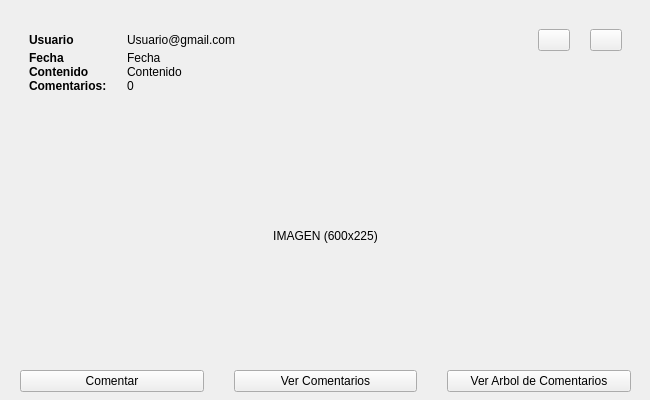
<?xml version="1.0" encoding="UTF-8"?>
<ui version="4.0">
 <class>WidgetPost</class>
 <widget class="QWidget" name="WidgetPost">
  <property name="geometry">
   <rect>
    <x>0</x>
    <y>0</y>
    <width>650</width>
    <height>400</height>
   </rect>
  </property>
  <property name="sizePolicy">
   <sizepolicy hsizetype="Maximum" vsizetype="Maximum">
    <horstretch>0</horstretch>
    <verstretch>0</verstretch>
   </sizepolicy>
  </property>
  <property name="minimumSize">
   <size>
    <width>650</width>
    <height>400</height>
   </size>
  </property>
  <property name="maximumSize">
   <size>
    <width>650</width>
    <height>400</height>
   </size>
  </property>
  <property name="windowTitle">
   <string>Form</string>
  </property>
  <widget class="QWidget" name="verticalLayoutWidget">
   <property name="geometry">
    <rect>
     <x>0</x>
     <y>0</y>
     <width>651</width>
     <height>412</height>
    </rect>
   </property>
   <layout class="QVBoxLayout" name="verticalLayout">
    <property name="spacing">
     <number>15</number>
    </property>
    <property name="leftMargin">
     <number>20</number>
    </property>
    <property name="topMargin">
     <number>20</number>
    </property>
    <property name="rightMargin">
     <number>20</number>
    </property>
    <property name="bottomMargin">
     <number>20</number>
    </property>
    <item>
     <widget class="QWidget" name="widget" native="true">
      <property name="sizePolicy">
       <sizepolicy hsizetype="Expanding" vsizetype="Maximum">
        <horstretch>0</horstretch>
        <verstretch>0</verstretch>
       </sizepolicy>
      </property>
      <property name="minimumSize">
       <size>
        <width>0</width>
        <height>75</height>
       </size>
      </property>
      <layout class="QGridLayout" name="gridLayout">
       <property name="horizontalSpacing">
        <number>20</number>
       </property>
       <property name="verticalSpacing">
        <number>0</number>
       </property>
       <item row="2" column="0">
        <widget class="QLabel" name="label_2">
         <property name="font">
          <font>
           <bold>true</bold>
          </font>
         </property>
         <property name="text">
          <string>Contenido</string>
         </property>
         <property name="alignment">
          <set>Qt::AlignmentFlag::AlignLeading|Qt::AlignmentFlag::AlignLeft|Qt::AlignmentFlag::AlignTop</set>
         </property>
        </widget>
       </item>
       <item row="0" column="1">
        <widget class="QLabel" name="label_user">
         <property name="text">
          <string>Usuario@gmail.com</string>
         </property>
        </widget>
       </item>
       <item row="0" column="0">
        <widget class="QLabel" name="label_3">
         <property name="sizePolicy">
          <sizepolicy hsizetype="Fixed" vsizetype="Preferred">
           <horstretch>0</horstretch>
           <verstretch>0</verstretch>
          </sizepolicy>
         </property>
         <property name="font">
          <font>
           <bold>true</bold>
          </font>
         </property>
         <property name="text">
          <string>Usuario</string>
         </property>
        </widget>
       </item>
       <item row="0" column="5">
        <widget class="QPushButton" name="eliminarButton">
         <property name="sizePolicy">
          <sizepolicy hsizetype="Expanding" vsizetype="Expanding">
           <horstretch>0</horstretch>
           <verstretch>0</verstretch>
          </sizepolicy>
         </property>
         <property name="maximumSize">
          <size>
           <width>32</width>
           <height>32</height>
          </size>
         </property>
         <property name="text">
          <string/>
         </property>
         <property name="icon">
          <iconset theme="QIcon::ThemeIcon::EditDelete"/>
         </property>
        </widget>
       </item>
       <item row="1" column="1">
        <widget class="QLabel" name="label_date">
         <property name="sizePolicy">
          <sizepolicy hsizetype="Preferred" vsizetype="Fixed">
           <horstretch>0</horstretch>
           <verstretch>0</verstretch>
          </sizepolicy>
         </property>
         <property name="text">
          <string>Fecha</string>
         </property>
        </widget>
       </item>
       <item row="0" column="4">
        <widget class="QPushButton" name="editarButton">
         <property name="sizePolicy">
          <sizepolicy hsizetype="Expanding" vsizetype="Expanding">
           <horstretch>0</horstretch>
           <verstretch>0</verstretch>
          </sizepolicy>
         </property>
         <property name="maximumSize">
          <size>
           <width>32</width>
           <height>32</height>
          </size>
         </property>
         <property name="text">
          <string/>
         </property>
         <property name="icon">
          <iconset theme="QIcon::ThemeIcon::MailMessageNew"/>
         </property>
        </widget>
       </item>
       <item row="2" column="1">
        <widget class="QLabel" name="label_contenido">
         <property name="sizePolicy">
          <sizepolicy hsizetype="Preferred" vsizetype="Maximum">
           <horstretch>0</horstretch>
           <verstretch>0</verstretch>
          </sizepolicy>
         </property>
         <property name="text">
          <string>Contenido</string>
         </property>
         <property name="alignment">
          <set>Qt::AlignmentFlag::AlignLeading|Qt::AlignmentFlag::AlignLeft|Qt::AlignmentFlag::AlignTop</set>
         </property>
        </widget>
       </item>
       <item row="1" column="0">
        <widget class="QLabel" name="label_4">
         <property name="font">
          <font>
           <bold>true</bold>
          </font>
         </property>
         <property name="text">
          <string>Fecha</string>
         </property>
        </widget>
       </item>
       <item row="3" column="0">
        <widget class="QLabel" name="label_5">
         <property name="sizePolicy">
          <sizepolicy hsizetype="Fixed" vsizetype="Fixed">
           <horstretch>0</horstretch>
           <verstretch>0</verstretch>
          </sizepolicy>
         </property>
         <property name="font">
          <font>
           <bold>true</bold>
          </font>
         </property>
         <property name="text">
          <string>Comentarios:</string>
         </property>
        </widget>
       </item>
       <item row="3" column="1">
        <widget class="QLabel" name="label_comentarios">
         <property name="sizePolicy">
          <sizepolicy hsizetype="Minimum" vsizetype="Fixed">
           <horstretch>0</horstretch>
           <verstretch>0</verstretch>
          </sizepolicy>
         </property>
         <property name="text">
          <string>0</string>
         </property>
         <property name="alignment">
          <set>Qt::AlignmentFlag::AlignLeading|Qt::AlignmentFlag::AlignLeft|Qt::AlignmentFlag::AlignVCenter</set>
         </property>
        </widget>
       </item>
      </layout>
     </widget>
    </item>
    <item>
     <widget class="QLabel" name="label">
      <property name="sizePolicy">
       <sizepolicy hsizetype="Expanding" vsizetype="Expanding">
        <horstretch>0</horstretch>
        <verstretch>0</verstretch>
       </sizepolicy>
      </property>
      <property name="text">
       <string>IMAGEN (600x225)</string>
      </property>
      <property name="alignment">
       <set>Qt::AlignmentFlag::AlignCenter</set>
      </property>
     </widget>
    </item>
    <item>
     <layout class="QHBoxLayout" name="horizontalLayout">
      <property name="spacing">
       <number>30</number>
      </property>
      <item>
       <widget class="QPushButton" name="pushButton_comentar">
        <property name="text">
         <string>Comentar</string>
        </property>
       </widget>
      </item>
      <item>
       <widget class="QPushButton" name="pushButton_comentarios">
        <property name="text">
         <string>Ver Comentarios</string>
        </property>
       </widget>
      </item>
      <item>
       <widget class="QPushButton" name="pushButton_arbol">
        <property name="text">
         <string>Ver Arbol de Comentarios</string>
        </property>
       </widget>
      </item>
     </layout>
    </item>
   </layout>
  </widget>
 </widget>
 <resources/>
 <connections/>
</ui>
